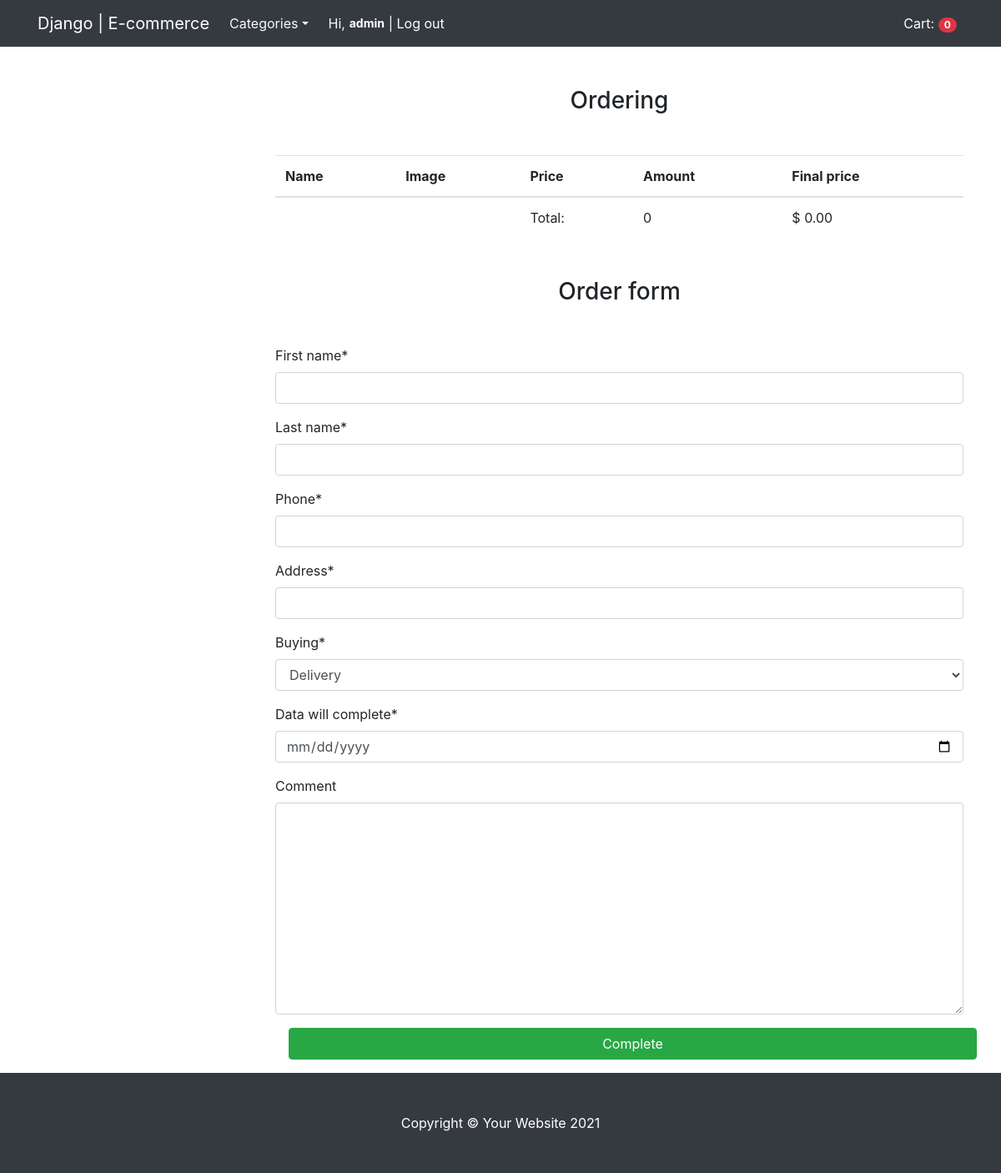
/checkout/ (signed in), run on an earlier commit of the app's database.
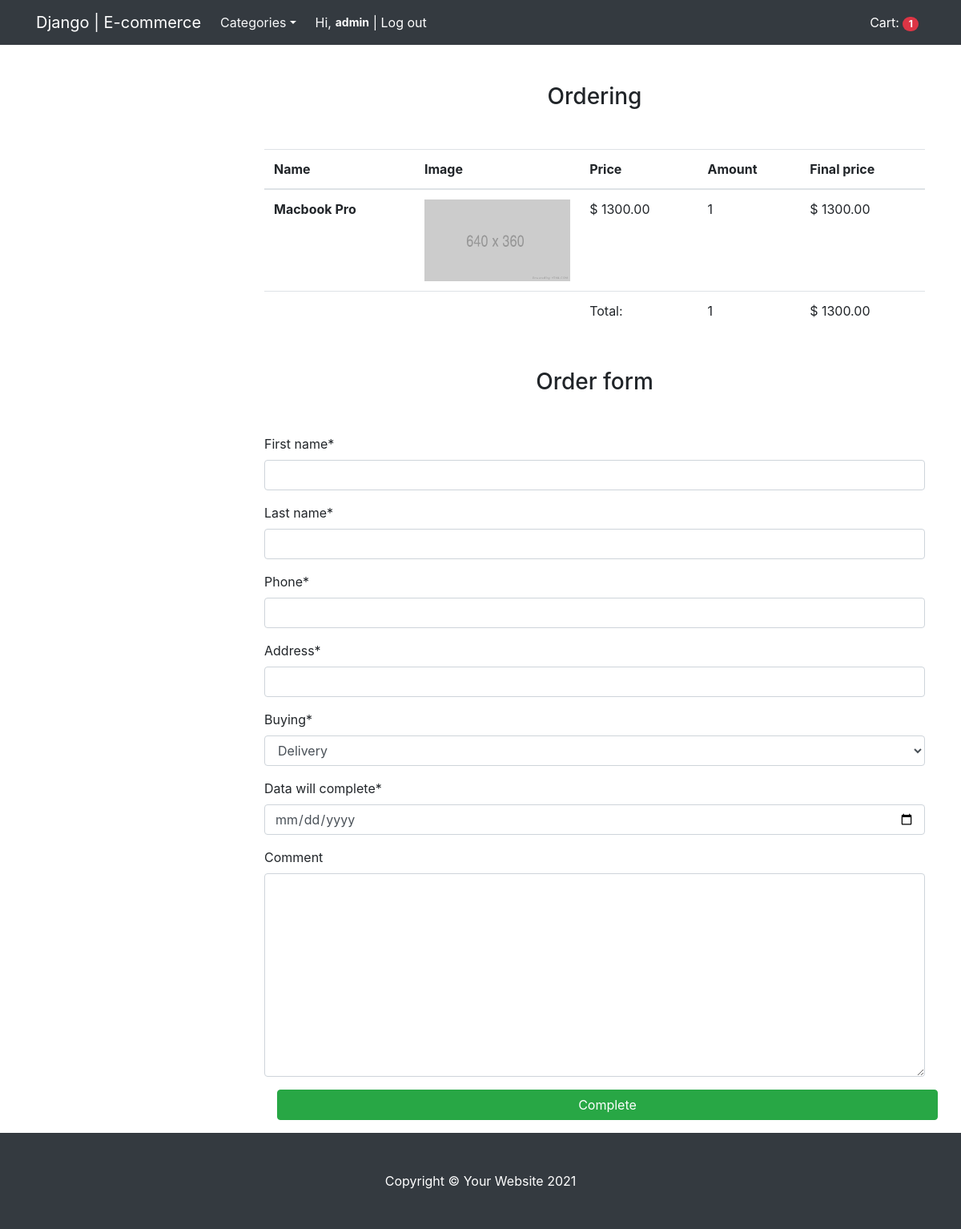
And on a later commit of the database.
### mainapp/models.py (models this page shows, shortened)
class Cart(models.Model):
    owner = models.ForeignKey('Customer', null=True, verbose_name='Owner', on_delete=models.CASCADE)
    products = models.ManyToManyField(CartProduct, blank=True, related_name='related_cart')
    total_products = models.PositiveIntegerField(default=0)
    final_price = models.DecimalField(default=0, max_digits=9, decimal_places=2, verbose_name='Total price')
    in_order = models.BooleanField(default=False)
    for_anonymous_user = models.BooleanField(default=False)

class CartProduct(models.Model):
    cart = models.ForeignKey('Cart', verbose_name='Cart', on_delete=models.CASCADE, related_name='related_products')
    user = models.ForeignKey('Customer', verbose_name='Customer', on_delete=models.CASCADE)
    product = models.ForeignKey(Product, verbose_name='product', on_delete=models.CASCADE)
    qty = models.PositiveIntegerField(default=1)
    final_price = models.DecimalField(default=0, max_digits=9, decimal_places=2, verbose_name='Total price')

class Product(models.Model):
    category = models.ForeignKey(Category, verbose_name='Category', on_delete=models.CASCADE)
    title = models.CharField(max_length=255, verbose_name='Name')
    slug = models.SlugField(unique=True)
    image = models.ImageField(verbose_name='Photo')
    description = models.TextField(verbose_name='Text', null=True)
    price = models.DecimalField(max_digits=9, decimal_places=2, verbose_name='Price')

### mainapp/views.py (the view)
# urls.py: path('checkout/', views.CheckoutView.as_view(), name='checkout'),
class CheckoutView(CartMixin, View):
    def get(self, request, *args, **kwargs):
        categories = Category.objects.all()
        form = OrderForm(request.POST or None)
        context = {
            'cart': self.cart,
            'categories': categories,
            'form': form,
        }
        return render(request, 'checkout.html', context)

### mainapp/forms.py
class OrderForm(forms.ModelForm):
    def __init__(self, *args, **kwargs):
        super().__init__(*args, **kwargs)
        self.fields['order_date'].label = 'Data will complete'
    order_date = forms.DateField(widget=forms.TextInput(attrs={'type': 'date'}))
    class Meta:
        model = Order
        fields = (
            'first_name',
            'last_name',
            'phone',
            'address',
            'buying',
            'order_date',
            'comment',
        )

### mainapp/models.py (called while the page is built)
    def get_absolute_url(self):
        return reverse('category_detail', kwargs={'slug': self.slug})

### mainapp/templates/checkout.html (shortened to what this page needs)
{% extends 'base.html' %}
{% load crispy_forms_tags %}
{% block content %}
<h3 class="text-center mt-5 mb-5">Ordering</h3>
<table class="table">
    <thead>
    <tr>
        <th scope="col">Name</th>
        <th scope="col">Image</th>
        <th scope="col">Price</th>
        <th scope="col">Amount</th>
        <th scope="col">Final price</th>
    </tr>
    </thead>
    <tbody>
    {% for item in cart.products.all %}
    <tr>
        <th scope="row">{{item.product.title}}</th>
        <td class="w-25"><img src="{{ item.product.image.url }}" class="img-fluid"></td>
        <td>$ {{ item.product.price }}</td>
        <td>{{item.qty}}</td>
        <td>$ {{ item.final_price }}</td>
    </tr>
    {% endfor %}
    <tr>
        <td colspan="2"></td>
        <td>Total:</td>
        <td>{{ cart.total_products }}</td>
        <td>$ {{ cart.final_price }}</td>
    </tr>
    </tbody>
</table>
<h3 class="text-center mt-5 mb-5">Order form</h3>
<form action="{% url 'make_order' %}" method="POST">
    {{ form|crispy }}
    <input type="submit" class="btn btn-success btn-block m-3" value="Complete">
</form>
{% endblock content %}

### mainapp/templates/base.html (shortened to what this page needs)
<!DOCTYPE html>
<html lang="en">
<head>
    <link rel="stylesheet" href="https://cdn.jsdelivr.net/npm/bootstrap@4.6.0/dist/css/bootstrap.min.css"
>
</head>
<body>
<nav class="navbar navbar-expand-lg navbar-dark bg-dark">
    <div class="container">
        <a class="navbar-brand" href="{% url 'home' %}">Django | E-commerce</a>
        <div class="collapse navbar-collapse" id="navbarResponsive">
            <ul class="navbar-nav">
                <li class="nav-item dropdown">
                    <a href="#" class="nav-link text-light dropdown-toggle" id="navbarDropdownMenuLink" role="button" data-toggle="dropdown" aria-haspopup="true" aria-expanded="false">Categories</a>
                </li>
                <li class="nav-item">
                    {% if request.user.is_authenticated %}
                        <span class="navbar text text-light">
                            Hi, <span class="badge">
                            <a style="text-decoration: none; font-size: 14px; color: white;" href="{% url 'profile' %}">{{request.user.username}}</a>
                        </span>
                            <a style="text-decoration: none; color: white;" href="{% url 'logout' %}">| Log out</a>
                        </span>
                    {% endif %}
                </li>
            </ul>
            <ul class="navbar-nav ml-auto">
                <li class="nav-item active">
                    <a class="nav-link" href="{% url 'cart' %}">
                        Cart: <span class="badge badge-pill badge-danger">{{ cart.products.count }}</span>
                    </a>
                </li>
            </ul>
        </div>
    </div>
</nav>
<div class="container">
    <div class="row">
        <div class="col-lg-3">
        </div>
        <div class="col-lg-9">
            {% block content %}{% endblock content %}
        </div>
    </div>
</div>
<footer class="py-5 bg-dark">
    <div class="container"><p class="m-0 text-center text-white">Copyright &copy; Your Website 2021</p></div>
</footer>
</body>
</html>

What changed in the data, as far as the page shows it:
changed Cart: products.count "0" → "1"; total_products "0" → "1"; final_price "0.00" → "1300.00"
added CartProduct: product "Macbook Pro", product.image (placeholder picture), product.price "1300.00", qty "1", final_price "1300.00"
